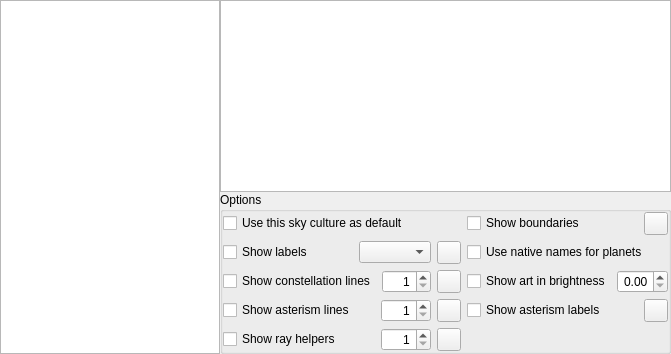
        <widget class="QWidget" name="page_4">
         <layout class="QGridLayout" name="gridLayout_4">
          <property name="leftMargin">
           <number>0</number>
          </property>
          <property name="topMargin">
           <number>0</number>
          </property>
          <property name="rightMargin">
           <number>0</number>
          </property>
          <property name="bottomMargin">
           <number>0</number>
          </property>
          <property name="spacing">
           <number>0</number>
          </property>
          <item row="0" column="1">
           <widget class="QTextBrowser" name="skyCultureTextBrowser">
            <property name="sizePolicy">
             <sizepolicy hsizetype="Expanding" vsizetype="Expanding">
              <horstretch>0</horstretch>
              <verstretch>0</verstretch>
             </sizepolicy>
            </property>
            <property name="minimumSize">
             <size>
              <width>0</width>
              <height>0</height>
             </size>
            </property>
            <property name="font">
             <font>
              <pointsize>10</pointsize>
             </font>
            </property>
            <property name="frameShape">
             <enum>QFrame::StyledPanel</enum>
            </property>
            <property name="verticalScrollBarPolicy">
             <enum>Qt::ScrollBarAsNeeded</enum>
            </property>
            <property name="horizontalScrollBarPolicy">
             <enum>Qt::ScrollBarAlwaysOff</enum>
            </property>
            <property name="openExternalLinks">
             <bool>true</bool>
            </property>
           </widget>
          </item>
          <item row="0" column="0" rowspan="3">
           <widget class="QListWidget" name="culturesListWidget">
            <property name="sizePolicy">
             <sizepolicy hsizetype="Preferred" vsizetype="Expanding">
              <horstretch>100</horstretch>
              <verstretch>0</verstretch>
             </sizepolicy>
            </property>
            <property name="minimumSize">
             <size>
              <width>220</width>
              <height>0</height>
             </size>
            </property>
            <property name="maximumSize">
             <size>
              <width>120</width>
              <height>16777213</height>
             </size>
            </property>
            <property name="focusPolicy">
             <enum>Qt::NoFocus</enum>
            </property>
            <property name="horizontalScrollBarPolicy">
             <enum>Qt::ScrollBarAlwaysOff</enum>
            </property>
            <property name="selectionRectVisible">
             <bool>false</bool>
            </property>
           </widget>
          </item>
          <item row="1" column="1">
           <widget class="QGroupBox" name="starloreOptionsgroupBox">
            <property name="enabled">
             <bool>true</bool>
            </property>
            <property name="sizePolicy">
             <sizepolicy hsizetype="Expanding" vsizetype="Minimum">
              <horstretch>0</horstretch>
              <verstretch>0</verstretch>
             </sizepolicy>
            </property>
            <property name="minimumSize">
             <size>
              <width>0</width>
              <height>0</height>
             </size>
            </property>
            <property name="title">
             <string>Options</string>
            </property>
            <layout class="QGridLayout" name="formLayout_2">
             <property name="leftMargin">
              <number>0</number>
             </property>
             <property name="topMargin">
              <number>0</number>
             </property>
             <property name="rightMargin">
              <number>0</number>
             </property>
             <property name="bottomMargin">
              <number>0</number>
             </property>
             <item row="3" column="1">
              <layout class="QHBoxLayout" name="horizontalLayout_constArtbrightness">
               <item>
                <widget class="QCheckBox" name="showConstellationArtCheckBox">
                 <property name="text">
                  <string>Show art in brightness</string>
                 </property>
                </widget>
               </item>
               <item>
                <widget class="QDoubleSpinBox" name="constellationArtBrightnessSpinBox">
                 <property name="maximumSize">
                  <size>
                   <width>70</width>
                   <height>16777215</height>
                  </size>
                 </property>
                 <property name="alignment">
                  <set>Qt::AlignRight|Qt::AlignTrailing|Qt::AlignVCenter</set>
                 </property>
                 <property name="maximum">
                  <double>1.000000000000000</double>
                 </property>
                 <property name="singleStep">
                  <double>0.050000000000000</double>
                 </property>
                </widget>
               </item>
              </layout>
             </item>
             <item row="3" column="0">
              <layout class="QHBoxLayout" name="horizontalLayout_constLines">
               <item>
                <widget class="QCheckBox" name="showConstellationLinesCheckBox">
                 <property name="text">
                  <string>Show constellation lines</string>
                 </property>
                </widget>
               </item>
               <item>
                <widget class="QSpinBox" name="constellationLineThicknessSpinBox">
                 <property name="maximumSize">
                  <size>
                   <width>50</width>
                   <height>16777215</height>
                  </size>
                 </property>
                 <property name="toolTip">
                  <string>Thickness of line in pixels</string>
                 </property>
                 <property name="alignment">
                  <set>Qt::AlignRight|Qt::AlignTrailing|Qt::AlignVCenter</set>
                 </property>
                 <property name="minimum">
                  <number>1</number>
                 </property>
                 <property name="maximum">
                  <number>5</number>
                 </property>
                </widget>
               </item>
               <item>
                <widget class="QToolButton" name="colorConstellationLines">
                 <property name="toolTip">
                  <string>Color of constellation lines</string>
                 </property>
                </widget>
               </item>
              </layout>
             </item>
             <item row="2" column="1">
              <widget class="QCheckBox" name="nativePlanetNamesCheckBox">
               <property name="toolTip">
                <string>Use native names for planets from current culture</string>
               </property>
               <property name="text">
                <string>Use native names for planets</string>
               </property>
              </widget>
             </item>
             <item row="0" column="0">
              <widget class="QCheckBox" name="useAsDefaultSkyCultureCheckBox">
               <property name="text">
                <string>Use this sky culture as default</string>
               </property>
              </widget>
             </item>
             <item row="2" column="0">
              <layout class="QHBoxLayout" name="horizontalLayout_constLabels">
               <item>
                <widget class="QCheckBox" name="showConstellationLabelsCheckBox">
                 <property name="text">
                  <string>Show labels</string>
                 </property>
                </widget>
               </item>
               <item>
                <spacer name="horizontalSpacer_7">
                 <property name="orientation">
                  <enum>Qt::Horizontal</enum>
                 </property>
                 <property name="sizeHint" stdset="0">
                  <size>
                   <width>40</width>
                   <height>20</height>
                  </size>
                 </property>
                </spacer>
               </item>
               <item>
                <widget class="QComboBox" name="skyCultureNamesStyleComboBox">
                 <property name="toolTip">
                  <string>Select if you want names abbreviated, original or translated</string>
                 </property>
                 <property name="currentText">
                  <string/>
                 </property>
                </widget>
               </item>
               <item>
                <widget class="QToolButton" name="colorConstellationLabels">
                 <property name="toolTip">
                  <string>Color of constellation names</string>
                 </property>
                </widget>
               </item>
              </layout>
             </item>
             <item row="0" column="1">
              <layout class="QHBoxLayout" name="horizontalLayout_5">
               <property name="bottomMargin">
                <number>0</number>
               </property>
               <item>
                <widget class="QCheckBox" name="showConstellationBoundariesCheckBox">
                 <property name="text">
                  <string>Show boundaries</string>
                 </property>
                </widget>
               </item>
               <item>
                <widget class="QToolButton" name="colorConstellationBoundaries">
                 <property name="toolTip">
                  <string>Color of constellation boundaries</string>
                 </property>
                </widget>
               </item>
              </layout>
             </item>
             <item row="4" column="0">
              <layout class="QHBoxLayout" name="horizontalLayout_asterismLines">
               <item>
                <widget class="QCheckBox" name="showAsterismLinesCheckBox">
                 <property name="text">
                  <string>Show asterism lines</string>
                 </property>
                </widget>
               </item>
               <item>
                <widget class="QSpinBox" name="asterismLineThicknessSpinBox">
                 <property name="maximumSize">
                  <size>
                   <width>50</width>
                   <height>16777215</height>
                  </size>
                 </property>
                 <property name="toolTip">
                  <string>Thickness of line in pixels</string>
                 </property>
                 <property name="alignment">
                  <set>Qt::AlignRight|Qt::AlignTrailing|Qt::AlignVCenter</set>
                 </property>
                 <property name="minimum">
                  <number>1</number>
                 </property>
                 <property name="maximum">
                  <number>5</number>
                 </property>
                </widget>
               </item>
               <item>
                <widget class="QToolButton" name="colorAsterismLines">
                 <property name="toolTip">
                  <string>Color of asterism lines</string>
                 </property>
                </widget>
               </item>
              </layout>
             </item>
             <item row="4" column="1">
              <layout class="QHBoxLayout" name="horizontalLayout_asterismLabels">
               <item>
                <widget class="QCheckBox" name="showAsterismLabelsCheckBox">
                 <property name="text">
                  <string>Show asterism labels</string>
                 </property>
                </widget>
               </item>
               <item>
                <widget class="QToolButton" name="colorAsterismLabels">
                 <property name="toolTip">
                  <string>Color of asterism names</string>
                 </property>
                </widget>
               </item>
              </layout>
             </item>
             <item row="5" column="0">
              <layout class="QHBoxLayout" name="horizontalLayout_8">
               <item>
                <widget class="QCheckBox" name="showRayHelpersCheckBox">
                 <property name="text">
                  <string>Show ray helpers</string>
                 </property>
                </widget>
               </item>
               <item>
                <widget class="QSpinBox" name="rayHelperThicknessSpinBox">
                 <property name="maximumSize">
                  <size>
                   <width>50</width>
                   <height>16777215</height>
                  </size>
                 </property>
                 <property name="toolTip">
                  <string>Thickness of line in pixels</string>
                 </property>
                 <property name="alignment">
                  <set>Qt::AlignRight|Qt::AlignTrailing|Qt::AlignVCenter</set>
                 </property>
                 <property name="minimum">
                  <number>1</number>
                 </property>
                 <property name="maximum">
                  <number>5</number>
                 </property>
                </widget>
               </item>
               <item>
                <widget class="QToolButton" name="colorRayHelpers">
                 <property name="toolTip">
                  <string>Color of ray helpers</string>
                 </property>
                </widget>
               </item>
              </layout>
             </item>
            </layout>
           </widget>
          </item>
         </layout>
        </widget>
